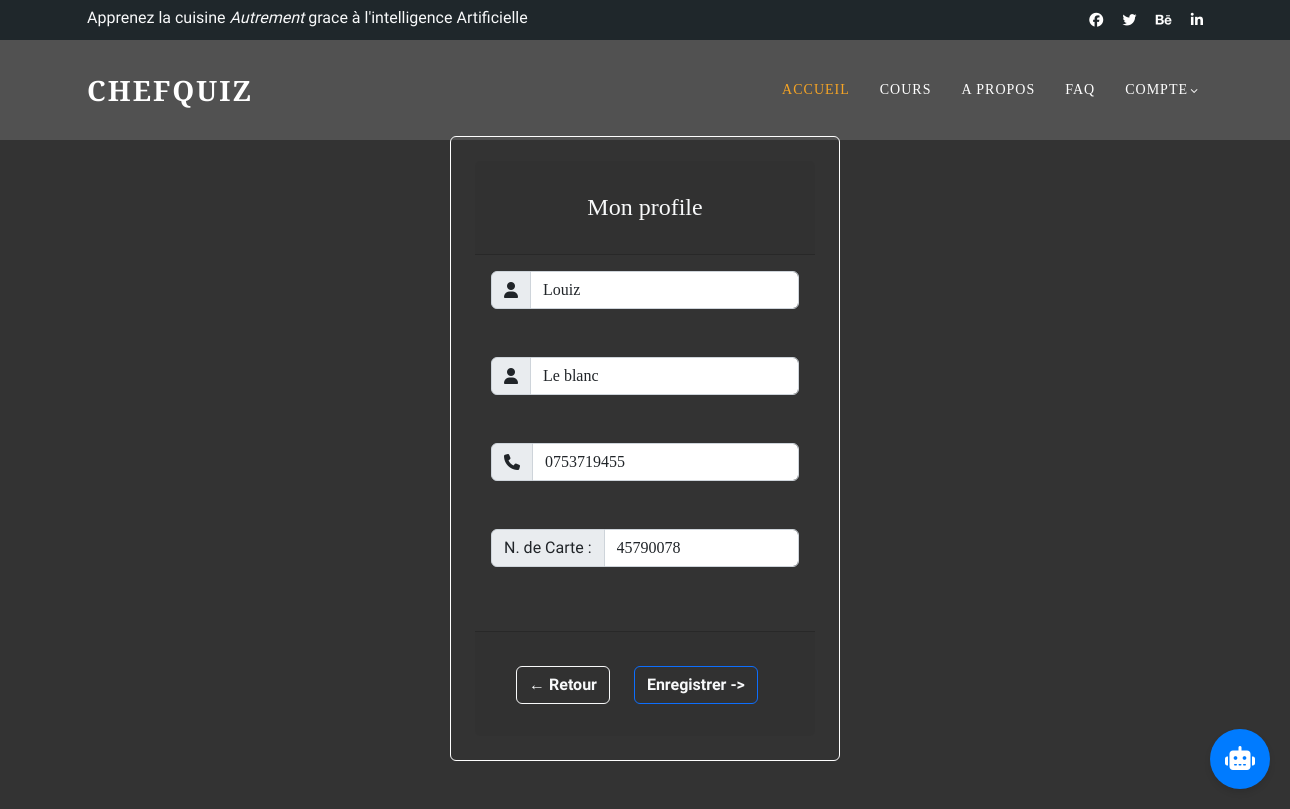
/profile/ (signed in), run on the app's committed database.
### lessons/models.py (models this page shows, shortened)
class Professeur(models.Model):
    username = models.OneToOneField(User, on_delete=models.CASCADE)
    numero_de_carte = models.CharField(max_length=20, unique=True, blank=True, null=True)  # Numéro de carte étudiant
    phone = models.CharField(max_length=15, blank=True, null=True)  # Téléphone
    nom = models.CharField(max_length=100, null = False, blank= False)
    email = models.EmailField(max_length=100, null = False, blank= False)

### lessons/views.py (the view, shortened to what this page needs)
# urls.py: path('profile/', get_user_profile, name='get_user_profile'),
def profile(request):
    membre=""
    try:
        membre = get_object_or_404(Etudiant, username=request.user)
    except:
        membre = get_object_or_404(Professeur, username=request.user)
    context = {}
    if request.user.is_staff:
        context = {'is_staff': request.user.is_staff, 'membre': membre}
    return render(request, 'profile.html', context)

### templates/profile.html (shortened to what this page needs)
{% extends 'base.html' %}
{% load static %}
{% block content%}
<body style="background: linear-gradient(rgba(0,0,0, 0.8), rgba(0,0,0, 0.8));">
<section id="faq" class="bg-transparent py-5 mt-5">
    <div class="row">
        <div class="col-md-4"></div>
        <div class="col-md-4">
            <div class="container redressed">
                <form method="post">
                <div class="card bg-transparent p-4" style="border-bottom: none; border: solid 1px white;">
                  <div class="card-header text-center">
                    <h4 class="text-center my-4 text-light merriweather">
                        Mon profile
                    </h4>
                  </div>
                 <div class="card-body">
                        <div class="input-group mb-5">
                            <span class="input-group-text" id="addon-wrapping"><i class="fas fa-user"></i></span>
                            <input type="text" class="form-control merriweather" name="firstname" id="phone"  placeholder="Firstname"  aria-describedby="addon-wrapping" value="{{membre.username.first_name}}" required>
                        </div>
                        <div class="input-group mb-5">
                            <span class="input-group-text" id="addon-wrapping"><i class="fas fa-user"></i></span>
                            <input type="text" class="form-control merriweather" name="lastname" id="phone"  placeholder="Lastname"  aria-describedby="addon-wrapping" value="{{membre.username.last_name}}" required>
                        </div>
                        <div class="input-group mb-5">
                            <span class="input-group-text" id="addon-wrapping"><i class="fas fa-phone"></i></span>
                            <input type="text" class="form-control merriweather" name="phone" id="phone"  placeholder="Ex: 0754XXXXXX"  aria-describedby="addon-wrapping" value="{{membre.phone}}" required>
                        </div>
                        <div class="input-group mb-5">
                            <span class="input-group-text" id="addon-wrapping">N. de Carte :</span>
                            <input type="text"  id="numero_de_carte" name="numero_de_carte" class="form-control merriweather"  value="{{membre.numero_de_carte}}"  placeholder="Numero de Badge" aria-label="Username" aria-describedby="addon-wrapping" required>
                        </div>
                    </form>
                 </div>
                  <div class="card-footer text-center">
                    <h2 class="text-center my-4 text-light">
                      <a class="btn btn-outline-light me-3" href="{% url 'index' %}">
                        <strong>← Retour</strong>
                      </a>
                      <button class="btn btn-outline-primary me-3 text-light" type="submit">
                        <strong>Enregistrer -> </strong>
                      </button>
                    </h2>
                  </div>
                </div>
              </div>
        <div class="col-md-4"></div>
</section>
</body>
{% endblock%}

### static/assets/css/templatemo-edu-meeting.css (style rules this page uses)
html, body, div, span, applet, object, iframe, h1, h2, h3, h4, h5, h6, p, blockquote, div pre, a, abbr, acronym, address, big, cite, code, del, dfn, em, font, img, ins, kbd, q, s, samp, small, strike, strong, sub, sup, tt, var, b, u, i, center, dl, dt, dd, ol, ul, li, figure, header, nav, section, article, aside, footer, figcaption { margin: 0; padding: 0; border: 0; outline: 0; }
header, nav, section, article, aside, footer, hgroup { display: block; }
* { box-sizing: border-box; }
html, body { font-family: 'Poppins', sans-serif; font-weight: 400; background-color: #fff; font-size: 16px; -ms-text-size-adjust: 100%; -webkit-font-smoothing: antialiased; -moz-osx-font-smoothing: grayscale; }
a { text-decoration: none !important; color: #3CF; }
h1, h2, h3, h4, h5, h6 { margin-top: 0px; margin-bottom: 0px; }
html, body { background: #fff; font-family: 'Poppins', sans-serif; }

### templates/base.html (style rules this page uses)
.redressed { font-family: "Redressed", serif; }
.merriweather { font-family: "Merriweather", serif; }

### data on the page
Professeur: firstname "Louiz", lastname "Le blanc", phone "0753719455", numero_de_carte "45790078"
